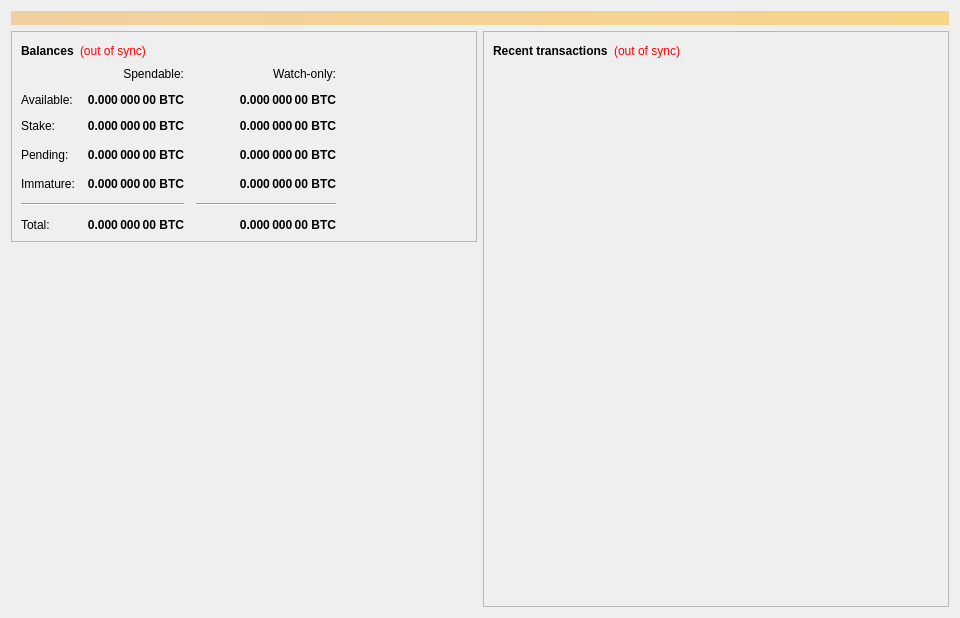
<?xml version="1.0" encoding="UTF-8"?>
<ui version="4.0">
 <class>OverviewPage</class>
 <widget class="QWidget" name="OverviewPage">
  <property name="geometry">
   <rect>
    <x>0</x>
    <y>0</y>
    <width>960</width>
    <height>618</height>
   </rect>
  </property>
  <property name="minimumSize">
   <size>
    <width>960</width>
    <height>0</height>
   </size>
  </property>
  <property name="windowTitle">
   <string>Form</string>
  </property>
  <layout class="QVBoxLayout" name="topLayout">
   <item>
    <widget class="QLabel" name="labelAlerts">
     <property name="visible">
      <bool>false</bool>
     </property>
     <property name="styleSheet">
      <string notr="true">background-color: qlineargradient(x1: 0, y1: 0, x2: 1, y2: 0, stop:0 #F0D0A0, stop:1 #F8D488); color:#000000;</string>
     </property>
     <property name="wordWrap">
      <bool>true</bool>
     </property>
     <property name="margin">
      <number>3</number>
     </property>
    </widget>
   </item>
   <item>
    <layout class="QHBoxLayout" name="horizontalLayout" stretch="1,1">
     <item>
      <layout class="QVBoxLayout" name="verticalLayout_2">
       <item>
        <widget class="QFrame" name="frame">
         <property name="frameShape">
          <enum>QFrame::StyledPanel</enum>
         </property>
         <property name="frameShadow">
          <enum>QFrame::Raised</enum>
         </property>
         <layout class="QVBoxLayout" name="verticalLayout_4">
          <item>
           <layout class="QHBoxLayout" name="horizontalLayout_4">
            <item>
             <widget class="QLabel" name="label_5">
              <property name="font">
               <font>
                <weight>75</weight>
                <bold>true</bold>
               </font>
              </property>
              <property name="text">
               <string>Balances</string>
              </property>
             </widget>
            </item>
            <item>
             <widget class="QLabel" name="labelWalletStatus">
              <property name="cursor">
               <cursorShape>WhatsThisCursor</cursorShape>
              </property>
              <property name="toolTip">
               <string>The displayed information may be out of date. Your wallet automatically synchronizes with the Bsgcoin network after a connection is established, but this process has not completed yet.</string>
              </property>
              <property name="styleSheet">
               <string notr="true">QLabel { color: red; }</string>
              </property>
              <property name="text">
               <string notr="true">(out of sync)</string>
              </property>
              <property name="alignment">
               <set>Qt::AlignLeading|Qt::AlignLeft|Qt::AlignVCenter</set>
              </property>
             </widget>
            </item>
            <item>
             <spacer name="horizontalSpacer_3">
              <property name="orientation">
               <enum>Qt::Horizontal</enum>
              </property>
              <property name="sizeHint" stdset="0">
               <size>
                <width>40</width>
                <height>20</height>
               </size>
              </property>
             </spacer>
            </item>
           </layout>
          </item>
          <item>
           <layout class="QGridLayout" name="gridLayout">
            <property name="spacing">
             <number>12</number>
            </property>
            <item row="6" column="1">
             <widget class="QLabel" name="labelTotal">
              <property name="font">
               <font>
                <weight>75</weight>
                <bold>true</bold>
               </font>
              </property>
              <property name="cursor">
               <cursorShape>IBeamCursor</cursorShape>
              </property>
              <property name="toolTip">
               <string>Your current total balance</string>
              </property>
              <property name="text">
               <string notr="true">0.000 000 00 BTC</string>
              </property>
              <property name="alignment">
               <set>Qt::AlignRight|Qt::AlignTrailing|Qt::AlignVCenter</set>
              </property>
              <property name="textInteractionFlags">
               <set>Qt::LinksAccessibleByMouse|Qt::TextSelectableByKeyboard|Qt::TextSelectableByMouse</set>
              </property>
             </widget>
            </item>
            <item row="3" column="0">
             <widget class="QLabel" name="labelPendingText">
              <property name="text">
               <string>Pending:</string>
              </property>
             </widget>
            </item>
            <item row="0" column="2">
             <widget class="QLabel" name="labelWatchonly">
              <property name="text">
               <string>Watch-only:</string>
              </property>
              <property name="alignment">
               <set>Qt::AlignRight|Qt::AlignTrailing|Qt::AlignVCenter</set>
              </property>
             </widget>
            </item>
            <item row="3" column="2">
             <widget class="QLabel" name="labelWatchPending">
              <property name="font">
               <font>
                <weight>75</weight>
                <bold>true</bold>
               </font>
              </property>
              <property name="cursor">
               <cursorShape>IBeamCursor</cursorShape>
              </property>
              <property name="toolTip">
               <string>Unconfirmed transactions to watch-only addresses</string>
              </property>
              <property name="text">
               <string notr="true">0.000 000 00 BTC</string>
              </property>
              <property name="alignment">
               <set>Qt::AlignRight|Qt::AlignTrailing|Qt::AlignVCenter</set>
              </property>
              <property name="textInteractionFlags">
               <set>Qt::LinksAccessibleByMouse|Qt::TextSelectableByKeyboard|Qt::TextSelectableByMouse</set>
              </property>
             </widget>
            </item>
            <item row="4" column="2">
             <widget class="QLabel" name="labelWatchImmature">
              <property name="font">
               <font>
                <weight>75</weight>
                <bold>true</bold>
               </font>
              </property>
              <property name="cursor">
               <cursorShape>IBeamCursor</cursorShape>
              </property>
              <property name="toolTip">
               <string>Mined balance in watch-only addresses that has not yet matured</string>
              </property>
              <property name="text">
               <string notr="true">0.000 000 00 BTC</string>
              </property>
              <property name="alignment">
               <set>Qt::AlignRight|Qt::AlignTrailing|Qt::AlignVCenter</set>
              </property>
              <property name="textInteractionFlags">
               <set>Qt::LinksAccessibleByMouse|Qt::TextSelectableByKeyboard|Qt::TextSelectableByMouse</set>
              </property>
             </widget>
            </item>
            <item row="3" column="3">
             <spacer name="horizontalSpacer_2">
              <property name="orientation">
               <enum>Qt::Horizontal</enum>
              </property>
              <property name="sizeHint" stdset="0">
               <size>
                <width>40</width>
                <height>20</height>
               </size>
              </property>
             </spacer>
            </item>
            <item row="5" column="2">
             <widget class="Line" name="lineWatchBalance">
              <property name="sizePolicy">
               <sizepolicy hsizetype="Preferred" vsizetype="Fixed">
                <horstretch>0</horstretch>
                <verstretch>0</verstretch>
               </sizepolicy>
              </property>
              <property name="minimumSize">
               <size>
                <width>140</width>
                <height>0</height>
               </size>
              </property>
              <property name="orientation">
               <enum>Qt::Horizontal</enum>
              </property>
             </widget>
            </item>
            <item row="4" column="0">
             <widget class="QLabel" name="labelImmatureText">
              <property name="text">
               <string>Immature:</string>
              </property>
             </widget>
            </item>
            <item row="6" column="2">
             <widget class="QLabel" name="labelWatchTotal">
              <property name="font">
               <font>
                <weight>75</weight>
                <bold>true</bold>
               </font>
              </property>
              <property name="cursor">
               <cursorShape>IBeamCursor</cursorShape>
              </property>
              <property name="toolTip">
               <string>Current total balance in watch-only addresses</string>
              </property>
              <property name="text">
               <string notr="true">0.000 000 00 BTC</string>
              </property>
              <property name="alignment">
               <set>Qt::AlignRight|Qt::AlignTrailing|Qt::AlignVCenter</set>
              </property>
              <property name="textInteractionFlags">
               <set>Qt::LinksAccessibleByMouse|Qt::TextSelectableByKeyboard|Qt::TextSelectableByMouse</set>
              </property>
             </widget>
            </item>
            <item row="1" column="1">
             <widget class="QLabel" name="labelBalance">
              <property name="font">
               <font>
                <weight>75</weight>
                <bold>true</bold>
               </font>
              </property>
              <property name="cursor">
               <cursorShape>IBeamCursor</cursorShape>
              </property>
              <property name="toolTip">
               <string>Your current spendable balance</string>
              </property>
              <property name="text">
               <string notr="true">0.000 000 00 BTC</string>
              </property>
              <property name="alignment">
               <set>Qt::AlignRight|Qt::AlignTrailing|Qt::AlignVCenter</set>
              </property>
              <property name="textInteractionFlags">
               <set>Qt::LinksAccessibleByMouse|Qt::TextSelectableByKeyboard|Qt::TextSelectableByMouse</set>
              </property>
             </widget>
            </item>
            <item row="2" column="0">
             <widget class="QLabel" name="label_10">
              <property name="text">
               <string>Stake:</string>
              </property>
             </widget>
            </item>
            <item row="5" column="0" colspan="2">
             <widget class="Line" name="lineSpendableBalance">
              <property name="orientation">
               <enum>Qt::Horizontal</enum>
              </property>
             </widget>
            </item>
            <item row="2" column="2">
             <widget class="QLabel" name="labelWatchStake">
              <property name="font">
               <font>
                <weight>75</weight>
                <bold>true</bold>
               </font>
              </property>
              <property name="cursor">
               <cursorShape>IBeamCursor</cursorShape>
              </property>
              <property name="toolTip">
               <string>Total of coins that was staked in watch-only addresses, and do not yet count toward the current watch-only balance</string>
              </property>
              <property name="text">
               <string notr="true">0.000 000 00 BTC</string>
              </property>
              <property name="alignment">
               <set>Qt::AlignRight|Qt::AlignTrailing|Qt::AlignVCenter</set>
              </property>
              <property name="textInteractionFlags">
               <set>Qt::LinksAccessibleByMouse|Qt::TextSelectableByKeyboard|Qt::TextSelectableByMouse</set>
              </property>
             </widget>
            </item>
            <item row="1" column="0">
             <widget class="QLabel" name="labelBalanceText">
              <property name="text">
               <string>Available:</string>
              </property>
             </widget>
            </item>
            <item row="1" column="2">
             <widget class="QLabel" name="labelWatchAvailable">
              <property name="font">
               <font>
                <weight>75</weight>
                <bold>true</bold>
               </font>
              </property>
              <property name="cursor">
               <cursorShape>IBeamCursor</cursorShape>
              </property>
              <property name="toolTip">
               <string>Your current balance in watch-only addresses</string>
              </property>
              <property name="text">
               <string notr="true">0.000 000 00 BTC</string>
              </property>
              <property name="alignment">
               <set>Qt::AlignRight|Qt::AlignTrailing|Qt::AlignVCenter</set>
              </property>
              <property name="textInteractionFlags">
               <set>Qt::LinksAccessibleByMouse|Qt::TextSelectableByKeyboard|Qt::TextSelectableByMouse</set>
              </property>
             </widget>
            </item>
            <item row="0" column="1">
             <widget class="QLabel" name="labelSpendable">
              <property name="text">
               <string>Spendable:</string>
              </property>
              <property name="alignment">
               <set>Qt::AlignRight|Qt::AlignTrailing|Qt::AlignVCenter</set>
              </property>
             </widget>
            </item>
            <item row="2" column="1">
             <widget class="QLabel" name="labelStake">
              <property name="font">
               <font>
                <weight>75</weight>
                <bold>true</bold>
               </font>
              </property>
              <property name="cursor">
               <cursorShape>IBeamCursor</cursorShape>
              </property>
              <property name="toolTip">
               <string>Total of coins that was staked, and do not yet count toward the current balance</string>
              </property>
              <property name="text">
               <string notr="true">0.000 000 00 BTC</string>
              </property>
              <property name="alignment">
               <set>Qt::AlignRight|Qt::AlignTrailing|Qt::AlignVCenter</set>
              </property>
              <property name="textInteractionFlags">
               <set>Qt::LinksAccessibleByMouse|Qt::TextSelectableByKeyboard|Qt::TextSelectableByMouse</set>
              </property>
             </widget>
            </item>
            <item row="4" column="1">
             <widget class="QLabel" name="labelImmature">
              <property name="font">
               <font>
                <weight>75</weight>
                <bold>true</bold>
               </font>
              </property>
              <property name="cursor">
               <cursorShape>IBeamCursor</cursorShape>
              </property>
              <property name="toolTip">
               <string>Mined balance that has not yet matured</string>
              </property>
              <property name="text">
               <string notr="true">0.000 000 00 BTC</string>
              </property>
              <property name="alignment">
               <set>Qt::AlignRight|Qt::AlignTrailing|Qt::AlignVCenter</set>
              </property>
              <property name="textInteractionFlags">
               <set>Qt::LinksAccessibleByMouse|Qt::TextSelectableByKeyboard|Qt::TextSelectableByMouse</set>
              </property>
             </widget>
            </item>
            <item row="6" column="0">
             <widget class="QLabel" name="labelTotalText">
              <property name="text">
               <string>Total:</string>
              </property>
             </widget>
            </item>
            <item row="3" column="1">
             <widget class="QLabel" name="labelUnconfirmed">
              <property name="font">
               <font>
                <weight>75</weight>
                <bold>true</bold>
               </font>
              </property>
              <property name="cursor">
               <cursorShape>IBeamCursor</cursorShape>
              </property>
              <property name="toolTip">
               <string>Total of transactions that have yet to be confirmed, and do not yet count toward the spendable balance</string>
              </property>
              <property name="text">
               <string notr="true">0.000 000 00 BTC</string>
              </property>
              <property name="alignment">
               <set>Qt::AlignRight|Qt::AlignTrailing|Qt::AlignVCenter</set>
              </property>
              <property name="textInteractionFlags">
               <set>Qt::LinksAccessibleByMouse|Qt::TextSelectableByKeyboard|Qt::TextSelectableByMouse</set>
              </property>
             </widget>
            </item>
           </layout>
          </item>
         </layout>
        </widget>
       </item>
       <item>
        <layout class="QVBoxLayout" name="verticalLayout_5">
         <item>
          <spacer name="verticalSpacer">
           <property name="orientation">
            <enum>Qt::Vertical</enum>
           </property>
           <property name="sizeHint" stdset="0">
            <size>
             <width>20</width>
             <height>40</height>
            </size>
           </property>
          </spacer>
         </item>
         <item>
          <widget class="QLabel" name="label">
           <property name="text">
            <string/>
           </property>
           <property name="pixmap">
            <pixmap>../res/images/header2.png</pixmap>
           </property>
           <property name="scaledContents">
            <bool>false</bool>
           </property>
           <property name="alignment">
            <set>Qt::AlignCenter</set>
           </property>
          </widget>
         </item>
         <item>
          <spacer name="verticalSpacer_2">
           <property name="orientation">
            <enum>Qt::Vertical</enum>
           </property>
           <property name="sizeHint" stdset="0">
            <size>
             <width>20</width>
             <height>40</height>
            </size>
           </property>
          </spacer>
         </item>
        </layout>
       </item>
      </layout>
     </item>
     <item>
      <layout class="QVBoxLayout" name="verticalLayout_3">
       <item>
        <widget class="QFrame" name="frame_2">
         <property name="frameShape">
          <enum>QFrame::StyledPanel</enum>
         </property>
         <property name="frameShadow">
          <enum>QFrame::Raised</enum>
         </property>
         <layout class="QVBoxLayout" name="verticalLayout">
          <item>
           <layout class="QHBoxLayout" name="horizontalLayout_2">
            <item>
             <widget class="QLabel" name="label_4">
              <property name="font">
               <font>
                <weight>75</weight>
                <bold>true</bold>
               </font>
              </property>
              <property name="text">
               <string>Recent transactions</string>
              </property>
             </widget>
            </item>
            <item>
             <widget class="QLabel" name="labelTransactionsStatus">
              <property name="cursor">
               <cursorShape>WhatsThisCursor</cursorShape>
              </property>
              <property name="toolTip">
               <string>The displayed information may be out of date. Your wallet automatically synchronizes with the Bsgcoin network after a connection is established, but this process has not completed yet.</string>
              </property>
              <property name="styleSheet">
               <string notr="true">QLabel { color: red; }</string>
              </property>
              <property name="text">
               <string notr="true">(out of sync)</string>
              </property>
              <property name="alignment">
               <set>Qt::AlignRight|Qt::AlignTrailing|Qt::AlignVCenter</set>
              </property>
             </widget>
            </item>
            <item>
             <spacer name="horizontalSpacer">
              <property name="orientation">
               <enum>Qt::Horizontal</enum>
              </property>
              <property name="sizeHint" stdset="0">
               <size>
                <width>40</width>
                <height>20</height>
               </size>
              </property>
             </spacer>
            </item>
           </layout>
          </item>
          <item>
           <widget class="QListView" name="listTransactions">
            <property name="styleSheet">
             <string notr="true">QListView { background: transparent; }</string>
            </property>
            <property name="frameShape">
             <enum>QFrame::NoFrame</enum>
            </property>
            <property name="verticalScrollBarPolicy">
             <enum>Qt::ScrollBarAlwaysOff</enum>
            </property>
            <property name="horizontalScrollBarPolicy">
             <enum>Qt::ScrollBarAlwaysOff</enum>
            </property>
            <property name="selectionMode">
             <enum>QAbstractItemView::NoSelection</enum>
            </property>
           </widget>
          </item>
         </layout>
        </widget>
       </item>
      </layout>
     </item>
    </layout>
   </item>
  </layout>
 </widget>
 <resources/>
 <connections/>
</ui>
